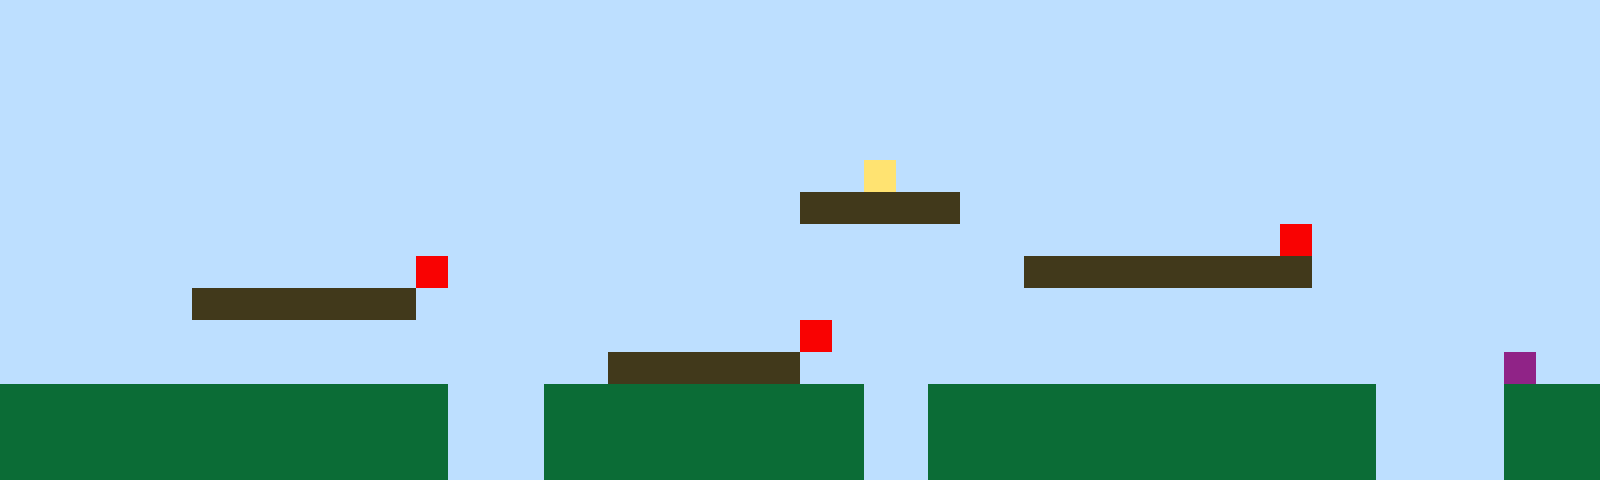

This is a level from a 2D game, rendered from its Tiled map with the project's own tilesets. A one-line summary and the complete map file follow:
An orthogonal 50x15 tile map with 32x32 px tiles, 1 tile layer (Tile Layer 1).

<map version="1.10" tiledversion="1.11.2" orientation="orthogonal" renderorder="right-up" width="50" height="15" tilewidth="32" tileheight="32" infinite="0" nextlayerid="2" nextobjectid="1"><editorsettings><export target="map1.csv" format="csv" /></editorsettings><tileset firstgid="1" name="sprites" tilewidth="32" tileheight="32" tilecount="6" columns="3"><image source="sprites.png" width="96" height="64" /></tileset><layer id="1" name="Tile Layer 1" width="50" height="15"><data encoding="csv">1,1,1,1,1,1,1,1,1,1,1,1,1,1,1,1,1,1,1,1,1,1,1,1,1,1,1,1,1,1,1,1,1,1,1,1,1,1,1,1,1,1,1,1,1,1,1,1,1,1,1,1,1,1,1,1,1,1,1,1,1,1,1,1,1,1,1,1,1,1,1,1,1,1,1,1,1,1,1,1,1,1,1,1,1,1,1,1,1,1,1,1,1,1,1,1,1,1,1,1,1,1,1,1,1,1,1,1,1,1,1,1,1,1,1,1,1,1,1,1,1,1,1,1,1,1,1,1,1,1,1,1,1,1,1,1,1,1,1,1,1,1,1,1,1,1,1,1,1,1,1,1,1,1,1,1,1,1,1,1,1,1,1,1,1,1,1,1,1,1,1,1,1,1,1,1,1,1,1,1,1,1,1,1,1,1,1,1,1,1,1,1,1,1,1,1,1,1,1,1,1,1,1,1,1,1,1,1,1,1,1,1,1,1,1,1,1,1,1,1,1,1,1,1,1,1,1,1,1,1,1,1,1,1,1,1,1,1,1,1,1,1,1,1,1,1,1,1,1,1,1,1,1,1,1,1,1,1,1,1,1,1,1,1,1,1,1,1,1,1,1,1,1,1,1,1,1,4,1,1,1,1,1,1,1,1,1,1,1,1,1,1,1,1,1,1,1,1,1,1,1,1,1,1,1,1,1,1,1,1,1,1,1,1,1,1,1,1,1,1,1,1,1,1,1,3,3,3,3,3,1,1,1,1,1,1,1,1,1,1,1,1,1,1,1,1,1,1,1,1,1,1,1,1,1,1,1,1,1,1,1,1,1,1,1,1,1,1,1,1,1,1,1,1,1,1,1,1,1,1,1,1,1,1,1,1,1,1,1,1,5,1,1,1,1,1,1,1,1,1,1,1,1,1,1,1,1,1,1,1,1,1,1,5,1,1,1,1,1,1,1,1,1,1,1,1,1,1,1,1,1,1,3,3,3,3,3,3,3,3,3,1,1,1,1,1,1,1,1,1,1,1,1,1,1,1,3,3,3,3,3,3,3,1,1,1,1,1,1,1,1,1,1,1,1,1,1,1,1,1,1,1,1,1,1,1,1,1,1,1,1,1,1,1,1,1,1,1,1,1,1,1,1,1,1,1,1,1,1,1,1,1,1,1,1,1,1,1,1,1,1,1,1,1,1,5,1,1,1,1,1,1,1,1,1,1,1,1,1,1,1,1,1,1,1,1,1,1,1,1,1,1,1,1,1,1,1,1,1,1,1,1,1,1,1,1,1,1,1,3,3,3,3,3,3,1,1,1,1,1,1,1,1,1,1,1,1,1,1,1,1,1,1,1,1,1,1,6,1,1,2,2,2,2,2,2,2,2,2,2,2,2,2,2,1,1,1,2,2,2,2,2,2,2,2,2,2,1,1,2,2,2,2,2,2,2,2,2,2,2,2,2,2,1,1,1,1,2,2,2,2,2,2,2,2,2,2,2,2,2,2,2,2,2,1,1,1,2,2,2,2,2,2,2,2,2,2,1,1,2,2,2,2,2,2,2,2,2,2,2,2,2,2,1,1,1,1,2,2,2,2,2,2,2,2,2,2,2,2,2,2,2,2,2,1,1,1,2,2,2,2,2,2,2,2,2,2,1,1,2,2,2,2,2,2,2,2,2,2,2,2,2,2,1,1,1,1,2,2,2</data></layer></map>
